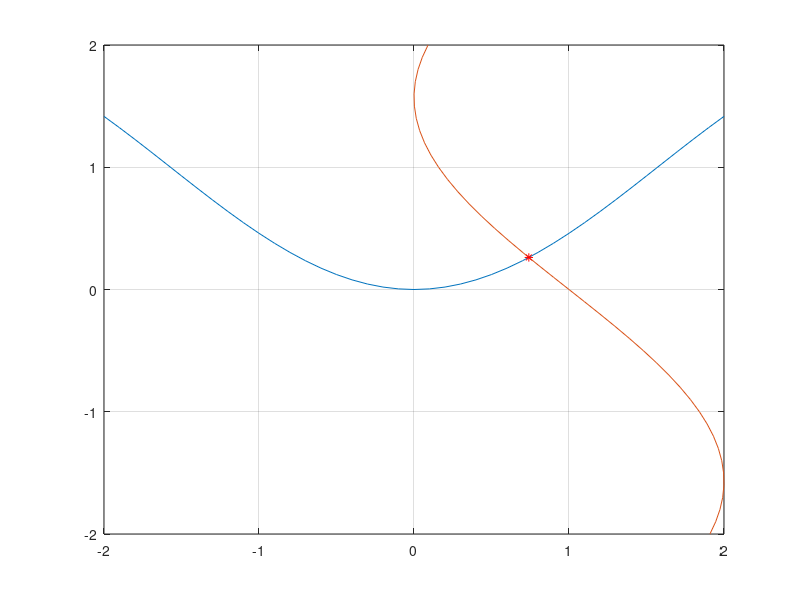

This figure's MATLAB source:
function [x, y] = task3 ()
  res = fsolve(@f, [0,0]);
  
  f1 = @(y) 1 - sin(y);
  f2 = @(x) 1 - cos(x);
  values = [-2:0.1:2];
  plot(values, arrayfun(f2, values));
  hold on;
  grid on;
  plot(arrayfun(f1, values), values);

  plot(res(1), res(2), "*r");  
endfunction

function y = f(x)
  y = zeros(2, 1);
  y(1) = x(1) + sin(x(2)) - 1;
  y(2) = x(2) + cos(x(1)) - 1;  
endfunction